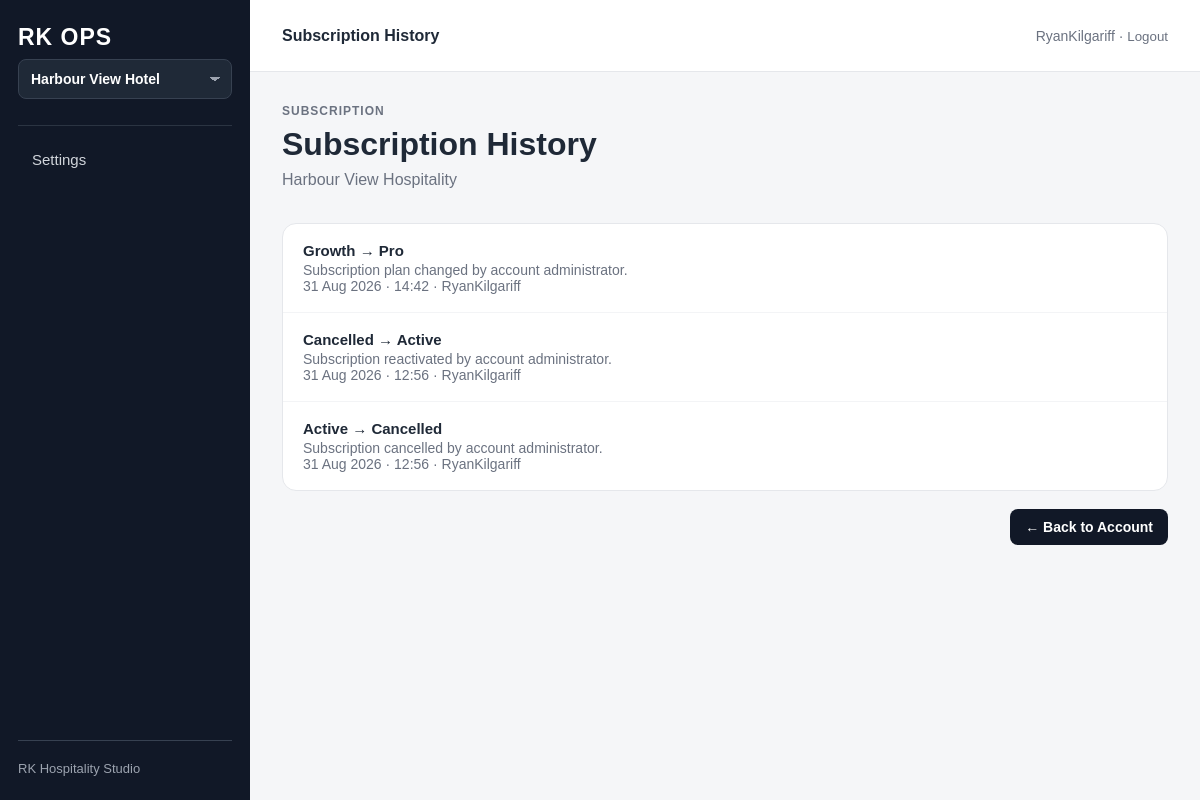
Before: /account/harbour-view-hospitality/subscription/history/ (signed in) with the older database file.
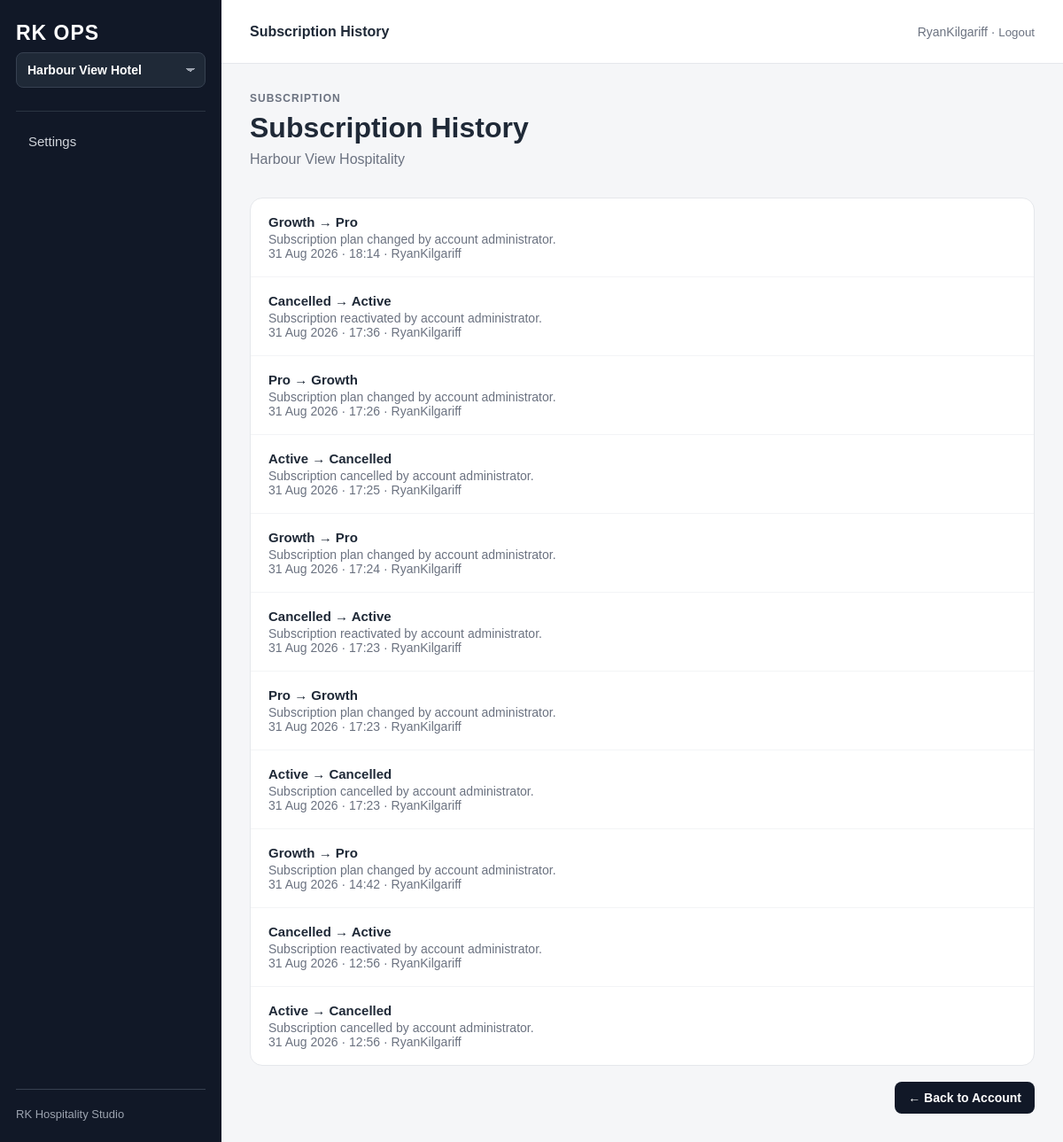
After: the same page with the newer database file.
### properties/models.py (models this page shows, shortened)
class Organisation(models.Model):
    name = models.CharField(
        max_length=200,
    )
    slug = models.SlugField(
        unique=True,
    )
    owner = models.ForeignKey(
        settings.AUTH_USER_MODEL,
        on_delete=models.PROTECT,
        related_name="owned_organisations",
    )
    is_active = models.BooleanField(
        default=True,
    )
    created_at = models.DateTimeField(
        auto_now_add=True,
    )
    updated_at = models.DateTimeField(
        auto_now=True,
    )
    class Meta:
        ordering = ["name"]

class OrganisationSubscriptionEvent(
    models.Model
):
    class EventType(models.TextChoices):
        STATUS_CHANGE = (
            "status_change",
            "Status Change",
        )
        PLAN_CHANGE = (
            "plan_change",
            "Plan Change",
        )
    event_type = models.CharField(
        max_length=30,
        choices=EventType.choices,
        default=EventType.STATUS_CHANGE,
    )
    organisation = models.ForeignKey(
        Organisation,
        on_delete=models.CASCADE,
        related_name="subscription_events",
    )
    subscription = models.ForeignKey(
        OrganisationSubscription,
        on_delete=models.CASCADE,
        related_name="events",
    )
    previous_status = models.CharField(
        max_length=20,
        choices=OrganisationSubscription.Status.choices,
        null=True,
        blank=True,
    )
    new_status = models.CharField(
        max_length=20,
        choices=OrganisationSubscription.Status.choices,
        null=True,
        blank=True,
    )
    previous_plan = models.CharField(
        max_length=30,
        choices=OrganisationSubscription.Plan.choices,
        null=True,
        blank=True,
    )
    new_plan = models.CharField(
        max_length=30,
        choices=OrganisationSubscription.Plan.choices,
        null=True,
        blank=True,
    )
    reason = models.CharField(
        max_length=255,
        blank=True,
    )
    changed_by = models.ForeignKey(
        settings.AUTH_USER_MODEL,
        on_delete=models.SET_NULL,
        null=True,
        blank=True,
        related_name="subscription_changes",
    )
    created_at = models.DateTimeField(
        auto_now_add=True,
    )
    class Meta:
        ordering = [
            "-created_at",
        ]

### operations/views.py (the view)
@login_required
def subscription_history(
    request,
    organisation_slug,
):
    organisation = (
        require_organisation_management_access(
            request.user,
            organisation_slug,
        )
    )
    events = (
        organisation.subscription_events
        .select_related(
            "changed_by",
        )
        .order_by(
            "-created_at",
        )
    )
    return render(
        request,
        "operations/subscription_history.html",
        {
            "organisation": organisation,
            "subscription_events": events,
            "active_page": "account",
        },
    )

### operations/utils.py (called while the page is built, shortened)
def get_organisation_for_user(
    user,
    organisation_slug,
):
    organisation = get_object_or_404(
        Organisation,
        slug=organisation_slug,
        is_active=True,
    )
    if user.is_superuser:
        return organisation, None

def require_organisation_management_access(
    user,
    organisation_slug,
):
    organisation, membership = (
        get_organisation_for_user(
            user,
            organisation_slug,
        )
    )
    if user.is_superuser:
        return organisation

### operations/templates/operations/subscription_history.html (shortened to what this page needs)
{% extends "operations/base.html" %}
{% block topbar_title %}
Subscription History
{% endblock %}
{% block content %}
<p class="page-eyebrow">
    Subscription
</p>
<h1 class="page-title">
    Subscription History
</h1>
<p class="page-subtitle">
    {{ organisation.name }}
</p>
<section class="section">
    <div class="subscription-history-list">
        {% for event in subscription_events %}
            <div class="subscription-history-item">
                <div class="subscription-history-change">
                    {% if event.event_type == "plan_change" %}
                        {{ event.get_previous_plan_display }}
                        →
                        {{ event.get_new_plan_display }}
                    {% else %}
                        {{ event.get_previous_status_display }}
                        →
                        {{ event.get_new_status_display }}
                    {% endif %}
                </div>
                {% if event.reason %}
                    <div class="task-meta">
                        {{ event.reason }}
                    </div>
                {% endif %}
                <div class="task-meta">
                    {{ event.created_at|date:"d M Y · H:i" }}
                    {% if event.changed_by %}
                        ·
                        {% if event.changed_by.get_full_name %}
                            {{ event.changed_by.get_full_name }}
                        {% else %}
                            {{ event.changed_by.username }}
                        {% endif %}
                    {% else %}
                        · Automated
                    {% endif %}
                </div>
            </div>
        {% empty %}
            <div class="subscription-history-item">
                No subscription history yet.
            </div>
        {% endfor %}
    </div>
    <div class="subscription-history-actions">
        <a
            href="{% url 'operations:organisation_account' organisation.slug %}"
            class="button secondary-action"
        >
            ← Back to Account
        </a>
    </div>
</section>
{% endblock %}

### operations/templates/operations/base.html (shortened to what this page needs)
<!DOCTYPE html>
<html lang="en">
<head>
</head>
<body>
<div class="app-shell">
    <aside class="sidebar">
        <div class="brand">
            RK OPS
        </div>
        <div class="property-switcher">
            {% if accessible_properties|length > 1 %}
                <select
                    onchange="if (this.value) window.location.href=this.value;"
                    class="property-select"
                >
                    {% for available_property in accessible_properties %}
                        <option
                            value="{% url 'operations:dashboard' available_property.slug %}"
                        >
                            {{ available_property.name }}
                        </option>
                    {% endfor %}
                </select>
            {% else %}
                <div class="property-name">
                    {{ property.name|default:"Operations" }}
                </div>
            {% endif %}
        </div>
        <nav class="nav">
            <div class="nav-divider"></div>
            <a
                href="#"
                class="nav-link"
            >
                Settings
            </a>
        </nav>
        <div class="sidebar-footer">
            RK Hospitality Studio
        </div>
    </aside>
    <div class="main">
        <header class="topbar">
            <div class="topbar-title">
                {% block topbar_title %}{% endblock %}
            </div>
            <div class="user-area">
                {% if request.user.is_authenticated %}
                    {{ request.user.username }}
                    ·
                    <form
                        method="post"
                        action="{% url 'logout' %}"
                        style="display: inline;"
                    >
                        <button
                            type="submit"
                            style="
                                border: 0;
                                background: none;
                                padding: 0;
                                color: #6b7280;
                                cursor: pointer;
                            "
                        >
                            Logout
                        </button>
                    </form>
                {% endif %}
            </div>
        </header>
        <main class="content">
            {% block content %}
            {% endblock %}
        </main>
    </div>
</div>
</body>
</html>

### operations/templates/operations/base.html (style rules this page uses)
* { box-sizing: border-box; }
body { margin: 0; font-family: Arial, sans-serif; background: #f5f6f8; color: #1f2937; }
a { color: inherit; text-decoration: none; }
.app-shell { min-height: 100vh; display: flex; }
.sidebar { width: 250px; background: #111827; color: white; padding: 24px 18px; display: flex; flex-direction: column; position: fixed; inset: 0 auto 0 0; }
.brand { font-size: 23px; font-weight: 700; letter-spacing: 1px; margin-bottom: 8px; }
.nav { display: flex; flex-direction: column; gap: 7px; }
.nav-link { padding: 10px 14px; border-radius: 8px; color: #d1d5db; font-size: 15px; transition: 0.15s ease; }
.sidebar-footer { margin-top: auto; padding-top: 20px; border-top: 1px solid #374151; color: #9ca3af; font-size: 13px; }
.main { flex: 1; margin-left: 250px; min-width: 0; }
.topbar { height: 72px; background: white; border-bottom: 1px solid #e5e7eb; display: flex; align-items: center; justify-content: space-between; padding: 0 32px; }
.topbar-title { font-weight: 700; }
.user-area { font-size: 14px; color: #6b7280; }
.content { max-width: 1250px; margin: 0 auto; padding: 32px; }
.page-eyebrow { margin: 0 0 8px; color: #6b7280; font-size: 12px; font-weight: 700; text-transform: uppercase; letter-spacing: 1px; }
.page-title { margin: 0; font-size: 32px; }
.page-subtitle { margin: 8px 0 0; color: #6b7280; }
.section { margin-top: 34px; }
.button { display: inline-flex; align-items: center; justify-content: center; border: 0; border-radius: 8px; padding: 10px 15px; background: #111827; color: white; font-size: 14px; font-weight: 700; cursor: pointer; }
.task-meta { color: #6b7280; font-size: 14px; }
.property-switcher { margin-bottom: 18px; }
.nav-divider { height: 1px; background: #2b3442; margin: 8px 0; }
.property-select { width: 100%; appearance: none; -webkit-appearance: none; background: #1f2937; color: white; border: 1px solid #374151; border-radius: 8px; padding: 11px 36px 11px 12px; font-size: 14px; font-weight: 600; cursor: pointer; background-image: linear-gradient(45deg, transparent 50%, #9ca3af 50%), linear-gradient(135deg, #9ca3af 50%, transparent 50%); background-position: calc(100% - 16px) 50%, calc(100% - 11px) 50%; background-size: 5px 5px, 5px 5px; background-repeat: no-repeat; }

### operations/templates/operations/subscription_history.html (style rules this page uses)
.subscription-history-list { overflow: hidden; background: white; border: 1px solid #e5e7eb; border-radius: 14px; }
.subscription-history-item { padding: 18px 20px; border-top: 1px solid #f3f4f6; }
.subscription-history-item:first-child { border-top: 0; }
.subscription-history-change { margin-bottom: 3px; font-size: 15px; font-weight: 700; }
.subscription-history-actions { display: flex; justify-content: flex-end; margin-top: 18px; }

Changed rows visible on the page:
added OrganisationSubscriptionEvent: previous_plan "Growth", new_plan "Pro", reason "Subscription plan changed by account administrator.", created_at "31 Aug 2026 · 18:14", changed_by.username "RyanKilgariff"
added OrganisationSubscriptionEvent: previous_status "Cancelled", new_status "Active", reason "Subscription reactivated by account administrator.", created_at "31 Aug 2026 · 17:36", changed_by.username "RyanKilgariff"
added OrganisationSubscriptionEvent: previous_plan "Pro", new_plan "Growth", reason "Subscription plan changed by account administrator.", created_at "31 Aug 2026 · 17:26", changed_by.username "RyanKilgariff"
added OrganisationSubscriptionEvent: previous_status "Active", new_status "Cancelled", reason "Subscription cancelled by account administrator.", created_at "31 Aug 2026 · 17:25", changed_by.username "RyanKilgariff"
added OrganisationSubscriptionEvent: previous_plan "Growth", new_plan "Pro", reason "Subscription plan changed by account administrator.", created_at "31 Aug 2026 · 17:24", changed_by.username "RyanKilgariff"
added OrganisationSubscriptionEvent: previous_status "Cancelled", new_status "Active", reason "Subscription reactivated by account administrator.", created_at "31 Aug 2026 · 17:23", changed_by.username "RyanKilgariff"
added OrganisationSubscriptionEvent: previous_plan "Pro", new_plan "Growth", reason "Subscription plan changed by account administrator.", created_at "31 Aug 2026 · 17:23", changed_by.username "RyanKilgariff"
added OrganisationSubscriptionEvent: previous_status "Active", new_status "Cancelled", reason "Subscription cancelled by account administrator.", created_at "31 Aug 2026 · 17:23", changed_by.username "RyanKilgariff"
